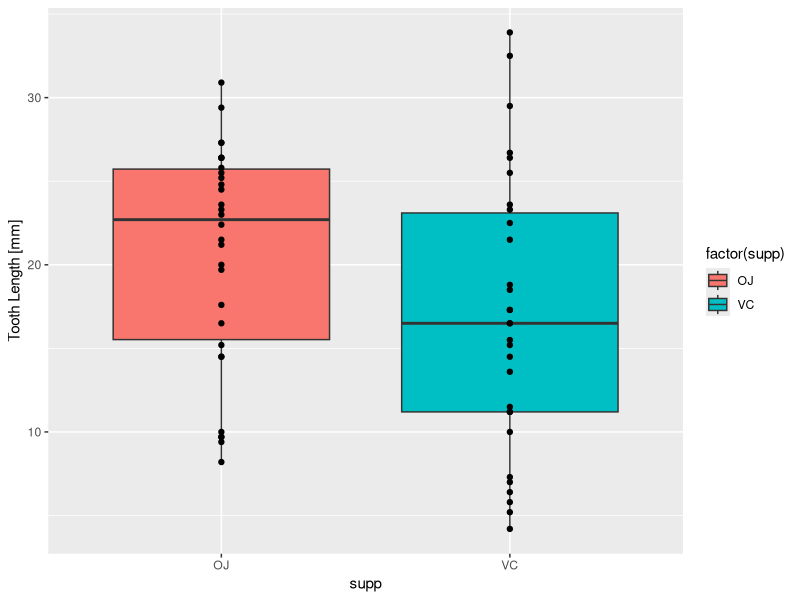
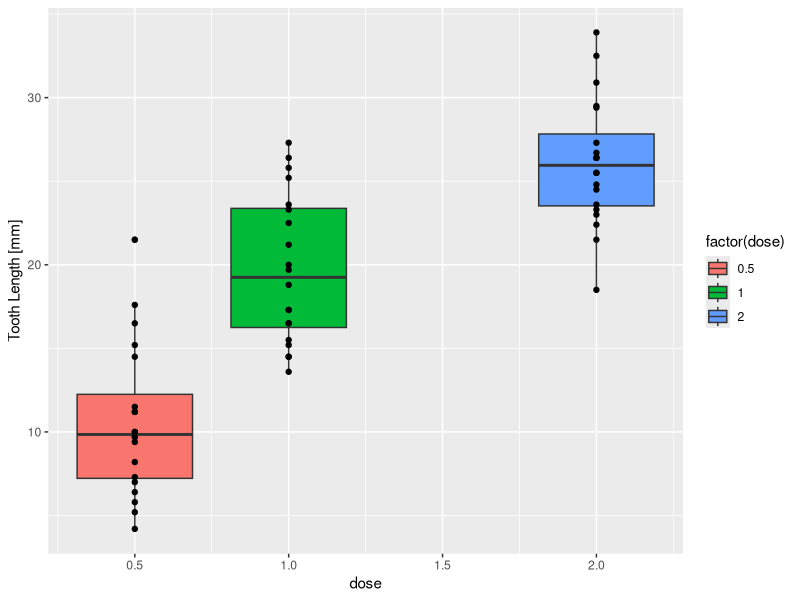
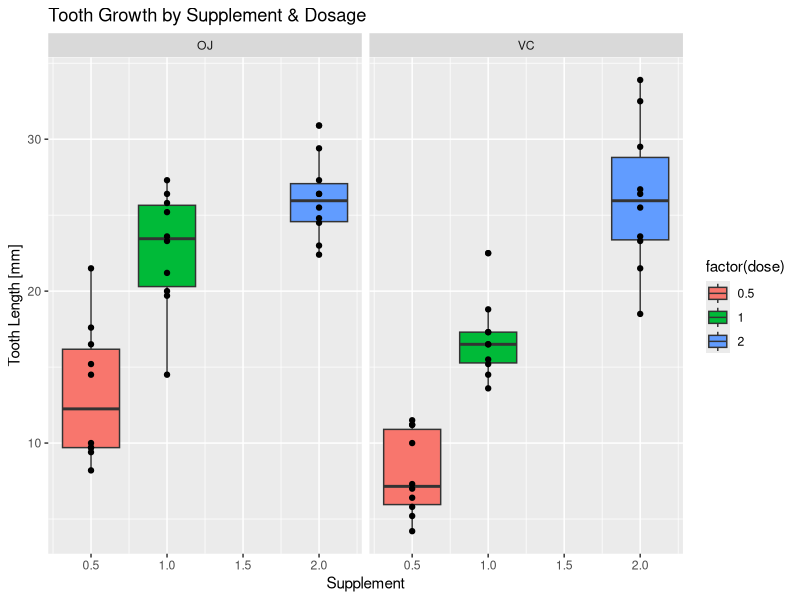
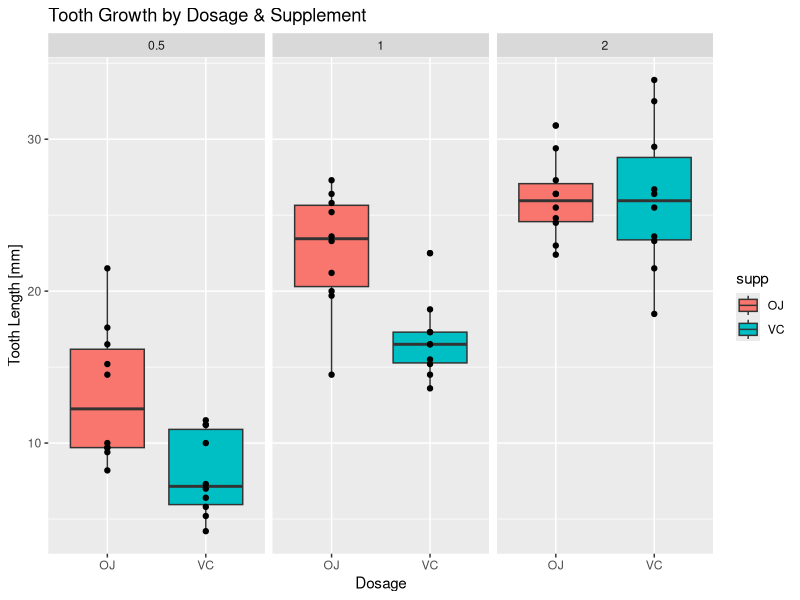

Here is the R script that generated these plots, in order:
# load the data
library(ggplot2)
data(ToothGrowth)

# summary
summary(ToothGrowth)
str(ToothGrowth)
head(ToothGrowth)

# mean
sapply(split(ToothGrowth$len, ToothGrowth$supp), mean)
sapply(split(ToothGrowth$len, ToothGrowth$dose), mean)

# variance
sapply(split(ToothGrowth$len, ToothGrowth$supp), var)
sapply(split(ToothGrowth$len, ToothGrowth$dose), var)

# plot
p <- ggplot(aes(x = supp, y = len), data = ToothGrowth) 
p <- p + geom_boxplot(aes(fill = factor(supp))) 
P <- p + xlab("Supplement") 
p <- p + ylab("Tooth Length [mm]") 
P <- p + ggtitle("Tooth Length by Supplement") 
p <- p + geom_point()
p

p0 <- ggplot(aes(x = dose, y = len), data = ToothGrowth) 
p0 <- p0 + geom_boxplot(aes(fill = factor(dose))) 
P0 <- p0 + xlab("Dosage") 
p0 <- p0 + ylab("Tooth Length [mm]") 
P0 <- p0 + ggtitle("Tooth Length by Dosage") 
p0 <- p0 + geom_point()
p0

p1 <- ggplot(ToothGrowth, aes(x=dose, y=len)) 
p1 <- p1 + geom_boxplot(aes(fill=factor(dose)))
p1 <- p1 + geom_point()
p1 <- p1 + facet_grid(.~supp)
p1 <- p1 + ggtitle("Tooth Growth by Supplement & Dosage")
p1 <- p1 + xlab("Supplement")
p1 <- p1 + ylab("Tooth Length [mm]")
p1

p2 <- ggplot(ToothGrowth, aes(x=supp, y=len)) 
p2 <- p2 + geom_boxplot(aes(fill=supp))
p2 <- p2 + geom_point()
p2 <- p2 + facet_grid(.~dose)
p2 <- p2 + ggtitle("Tooth Growth by Dosage & Supplement")
p2 <- p2 + xlab("Dosage")
p2 <- p2 + ylab("Tooth Length [mm]")
p2

# test1
t.test(len~supp,data=ToothGrowth)
# test2
t.test(len~dose,data=subset(ToothGrowth, ToothGrowth$dose %in% c(0.5,1)))
#Test 3
t.test(len~supp,data=subset(ToothGrowth, ToothGrowth$dose %in% c(0.5,2)))
#Test 4
t.test(len~supp,data=subset(ToothGrowth, ToothGrowth$dose %in% c(1,2)))
